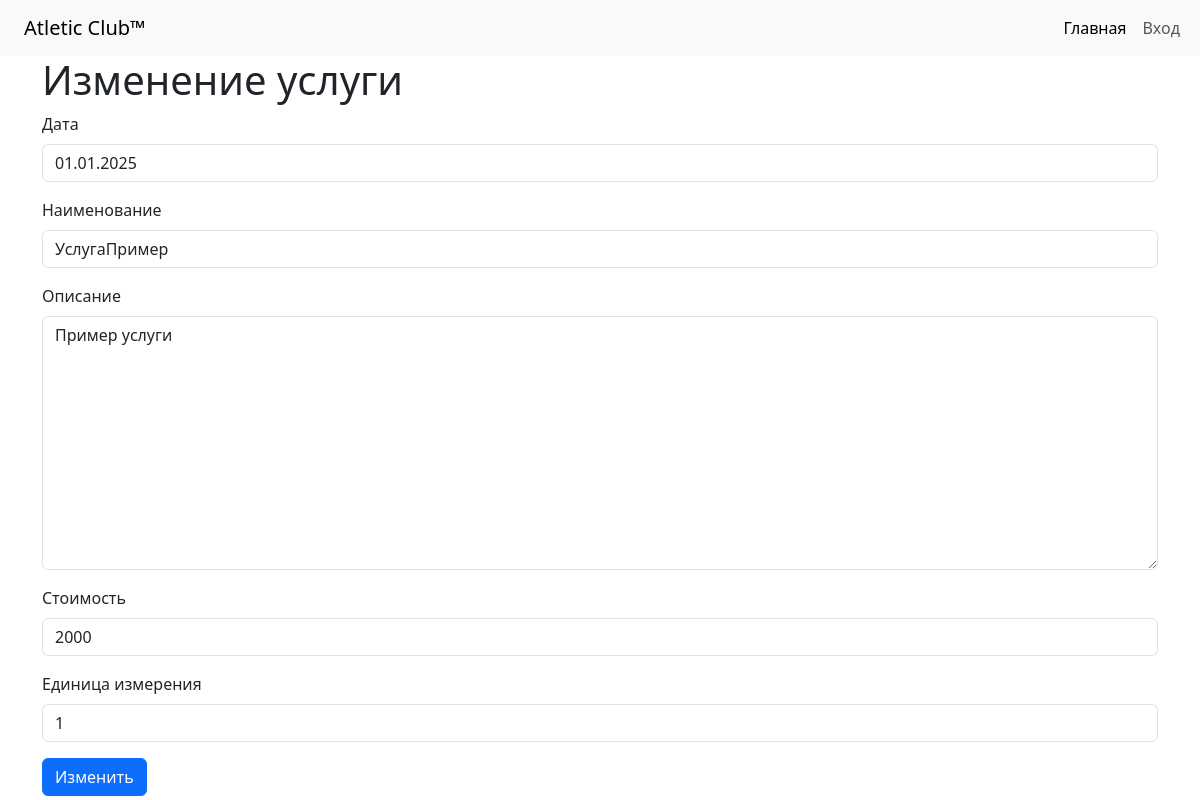
Screenshot of /services/1/update with the database file from the repository.
### diplom/services/models.py (models this page shows, shortened)
class Services(models.Model):
    date = models.DateField(blank="True", verbose_name="Дата")
    name = models.CharField(max_length=250, verbose_name='Наименование')
    description = models.TextField(max_length=250, verbose_name='Описание')
    price = models.IntegerField(verbose_name='Стоимость')
    unit = models.IntegerField(verbose_name='Единица измерения')

### diplom/services/views.py (the view)
# urls.py: path('<int:pk>/update', views.ServiceUpdateView.as_view(), name='service_update'),
class ServiceUpdateView(UpdateView):
    model = models.Services
    form_class = CreateServiseForm
    template_name = 'services/service_update.html'
    success_url = reverse_lazy('service_list')

### diplom/services/forms.py
class CreateServiseForm(forms.ModelForm):
    class Meta:
        model = Services
        fields = '__all__'

### diplom/templates/services/service_update.html (shortened to what this page needs)
{% extends 'base.html' %}
{% load django_bootstrap5 %}
{% block content %}
<form method="post" class="container">
    <h1>Изменение услуги</h1>
    {% bootstrap_form form %}
    <button class="btn btn-primary" type="submit">Изменить</button>
</form>
{% endblock %}

### rows the page displays
Services: date "01.01.2025", name "УслугаПример", description "Пример услуги", price "2000", unit "1"
